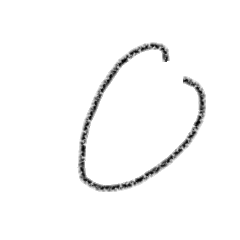
#> input picture code/sklearn/mnist/samples/0.png, 240 x 240 px
$ python predict-python3.py samples/0.png   (older library calls are emulated)
#> lines starting #> are read from the running program, lines starting #| are printed output that depends on the picture
#!/usr/bin/env python3
# coding: utf-8

import sys
from sklearn import datasets, svm, metrics
import matplotlib
matplotlib.use('Agg')
import matplotlib.pyplot
import numpy
from PIL import Image

def _load_image(image_path):

#> called with image_path = 'samples/0.png'
	image = Image.open(image_path).convert("L")
	image = image.resize((8, 8), Image.ANTIALIAS)
	img = numpy.asarray(image, dtype=float)
	img = numpy.floor(16 - 16 * (img / 256))

	# 識別用に粗く変換した状態の画像
	if True:
		matplotlib.pyplot.imshow(img)
		matplotlib.pyplot.gray()
		matplotlib.pyplot.show()
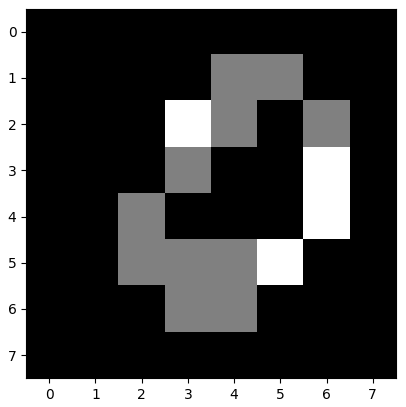
#> figure drawn by matplotlib, 1 panel
		matplotlib.pyplot.savefig("識別用に変換された画像.png")

	img = img.flatten()
#> img = 64 values, max 2 at index 19, min 0 at index 0, mean 0.297
	print("[trace] img:", img)
#| [trace] img: [0. 0. 0. 0. 0. 0. 0. 0. 0. 0. 0. 0. 1. 1. 0. 0. 0. 0. 0. 2. 1. 0. 1. 0.
#|  0. 0. 0. 1. 0. 0. 2. 0. 0. 0. 1. 0. 0. 0. 2. 0. 0. 0. 1. 1. 1. 2. 0. 0.
#|  0. 0. 0. 1. 1. 0. 0. 0. 0. 0. 0. 0. 0. 0. 0. 0.]
	return img

def _predict(sample_image):

	# 手書き数字データをダウンロードしています。
	digits = datasets.load_digits()
	# 分類器(C-Support Vector Classification)
	classifier = svm.SVC(gamma=0.001)
	# 学習
	classifier.fit(digits.data, digits.target)
	# サンプル画像を分類します。
	predicted = classifier.predict([sample_image])
	print(predicted)

def _main(argv):

	if len(argv) == 1:
		print("path to image?")
		return
	# 画像を読み込みます。
	sample_image = _load_image(argv[1])
#> sample_image has the same summary as img in _load_image
	# 分類します。
	_predict(sample_image)
#> in _predict, `predicted = classifier.predict([sample_image])`: predicted = [1]
#| [1]

_main(sys.argv)

$ run again, on code/sklearn/mnist/samples/3.png
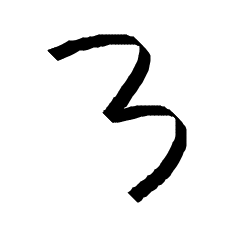
#> input picture code/sklearn/mnist/samples/3.png, 240 x 240 px
#> in _load_image, `matplotlib.pyplot.show()`:
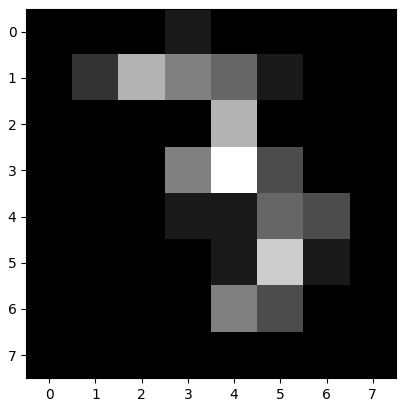
#> figure drawn by matplotlib, 1 panel
#> img = 64 values, max 10 at index 28, min 0 at index 0, mean 1.12
#| [trace] img: [ 0.  0.  0.  1.  0.  0.  0.  0.  0.  2.  7.  5.  4.  1.  0.  0.  0.  0.
#|   0.  0.  7.  0.  0.  0.  0.  0.  0.  5. 10.  3.  0.  0.  0.  0.  0.  1.
#|   1.  4.  3.  0.  0.  0.  0.  0.  1.  8.  1.  0.  0.  0.  0.  0.  5.  3.
#|   0.  0.  0.  0.  0.  0.  0.  0.  0.  0.]
#> sample_image has the same summary as img in _load_image
#> predicted = [9]
#| [9]

$ run again, on code/sklearn/mnist/samples/4.png
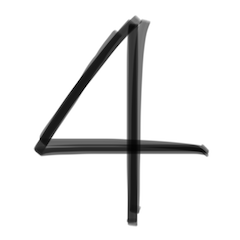
#> input picture code/sklearn/mnist/samples/4.png, 240 x 240 px
#> in _load_image, `matplotlib.pyplot.show()`:
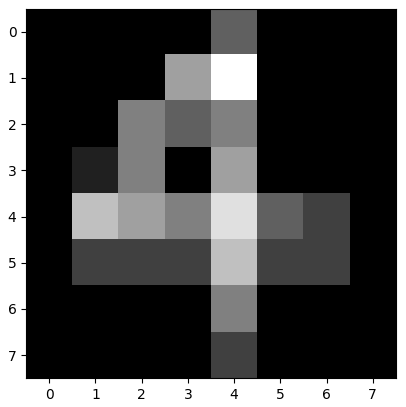
#> figure drawn by matplotlib, 1 panel
#> img = 64 values, max 8 at index 12, min 0 at index 0, mean 1.34
#| [trace] img: [0. 0. 0. 0. 3. 0. 0. 0. 0. 0. 0. 5. 8. 0. 0. 0. 0. 0. 4. 3. 4. 0. 0. 0.
#|  0. 1. 4. 0. 5. 0. 0. 0. 0. 6. 5. 4. 7. 3. 2. 0. 0. 2. 2. 2. 6. 2. 2. 0.
#|  0. 0. 0. 0. 4. 0. 0. 0. 0. 0. 0. 0. 2. 0. 0. 0.]
#> sample_image has the same summary as img in _load_image
#> predicted = [4]
#| [4]

$ run again, on code/sklearn/mnist/samples/5.png
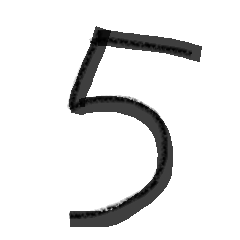
#> input picture code/sklearn/mnist/samples/5.png, 240 x 240 px
#> in _load_image, `matplotlib.pyplot.show()`:
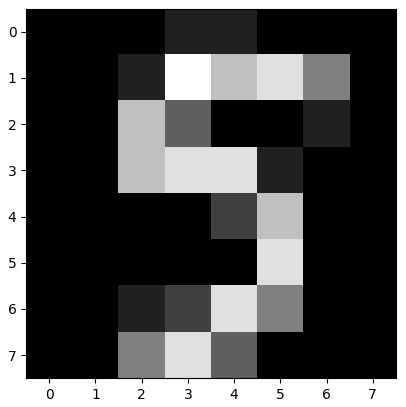
#> figure drawn by matplotlib, 1 panel
#> img = 64 values, max 8 at index 11, min 0 at index 0, mean 1.59
#| [trace] img: [0. 0. 0. 1. 1. 0. 0. 0. 0. 0. 1. 8. 6. 7. 4. 0. 0. 0. 6. 3. 0. 0. 1. 0.
#|  0. 0. 6. 7. 7. 1. 0. 0. 0. 0. 0. 0. 2. 6. 0. 0. 0. 0. 0. 0. 0. 7. 0. 0.
#|  0. 0. 1. 2. 7. 4. 0. 0. 0. 0. 4. 7. 3. 0. 0. 0.]
#> sample_image has the same summary as img in _load_image
#> predicted = [9]
#| [9]
